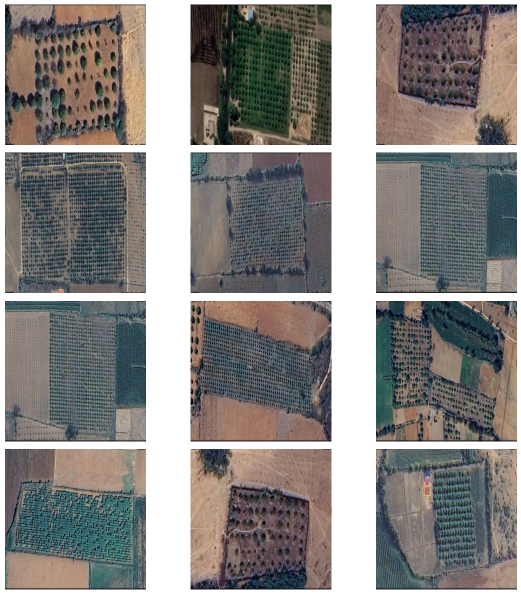
#> input picture img_grid.png, 1042 x 1189 px (shown at 1/2 size)
$ python resize.py .
#> lines starting #> are read from the running program, lines starting #| are printed output that depends on the picture
import os
import sys
from PIL import Image

def resize_images(folder_path):
    """
    Resizes all images in a folder to 1024x1024 and saves them in the same folder.

    Args:
        folder_path (str): Path to the folder containing the images.
    """
#> called with folder_path = '.'

    for filename in os.listdir(folder_path):
        if filename.endswith(('.jpg', '.jpeg', '.png')):
            try:
                image_path = os.path.join(folder_path, filename)
                img = Image.open(image_path)
#> img is the input picture: PIL image 1042x1189 RGBA; mean R, G, B, A 138, 134.9, 132.3, 255
                resized_img = img.resize((2048, 2048), Image.Resampling.LANCZOS)
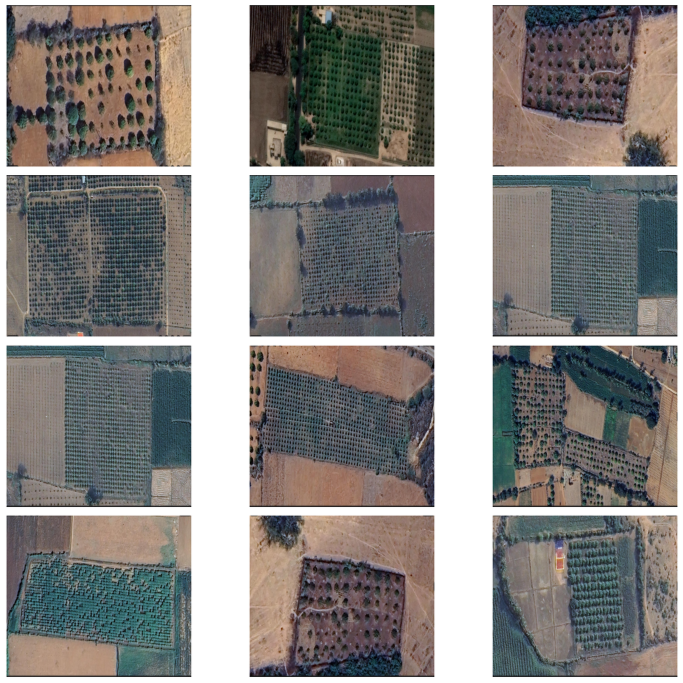
#> resized_img: PIL image 2048x2048 RGBA (shown at 1/3 size); mean R, G, B, A 137.9, 134.8, 132.1, 255

                resized_img.save(image_path, quality=95)  # Save with high quality
                print(f"{filename} resized successfully.")
            except Exception as e:
                print(f"Error processing {filename}: {e}")

if __name__ == "__main__":
    if len(sys.argv) != 2:
        print("Usage: python resize_images.py <folder_path>")
    else:
        folder_path = sys.argv[1]
        resize_images(folder_path)
